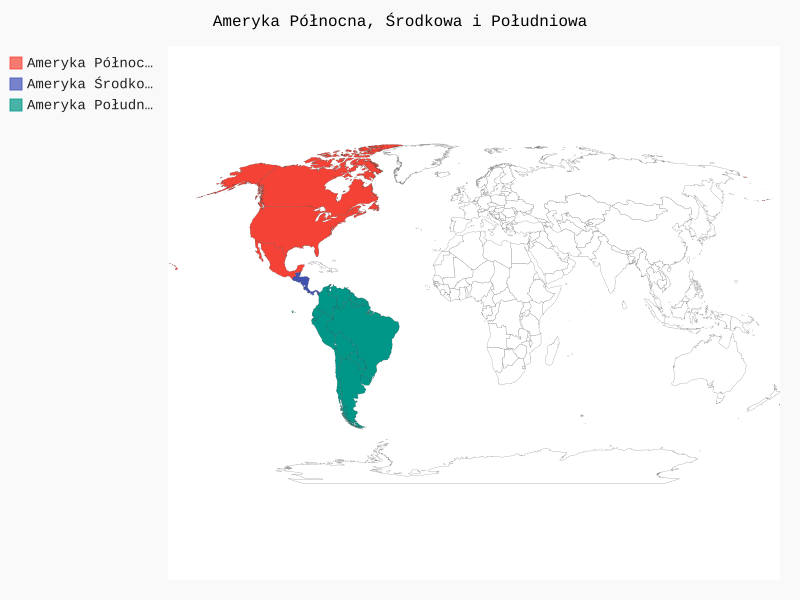

Generate this figure with Python:
from pygal_maps_world.maps import World


wm = World()
wm.force_uri_protocol = 'http'
wm.title = 'Ameryka Północna, Środkowa i Południowa'

wm.add('Ameryka Północna', ['ca', 'mx', 'us'])
wm.add('Ameryka Środkowa', ['bz', 'cr', 'gt', 'hn', 'ni', 'pa', 'sv'])
wm.add('Ameryka Południowa', ['ar', 'bo', 'br', 'cl', 'co', 'ec', 'gf', 'gy', 'pe', 'py', 'uy', 'sr', 've'])

wm.render_to_file('americas.svg')
